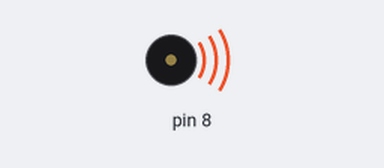
The sketch below on a simulated Arduino Uno, built with avr-gcc and run on an emulated ATmega328P. Parts: buzzer (waves = sounding).

Above: at 0.12 s.
At 7.5 s:
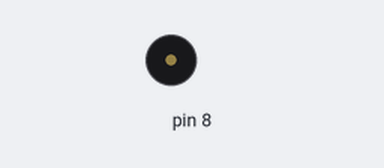
Timing chart, 0 to 8.7 s (numbered marks = the images above):
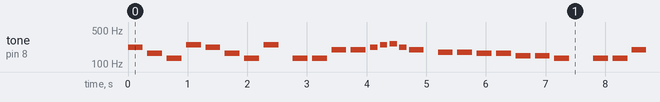

The sketch:

2021digital15-1.ino
```cpp
/*
  Melody
 */
#define NOTE_C3  131
#define NOTE_D3  147
#define NOTE_E3  165
#define NOTE_F3  175
#define NOTE_G3  196
#define NOTE_A3  220
#define NOTE_B3  247
#define NOTE_C4  262

// notes in the melody:
int melody[] = {
  NOTE_A3, NOTE_E3, NOTE_C3, NOTE_B3, NOTE_A3, NOTE_E3, NOTE_C3, NOTE_B3, 0,
  NOTE_C3, NOTE_C3, NOTE_G3, NOTE_G3, NOTE_A3, NOTE_B3, NOTE_C4, NOTE_A3,
  NOTE_G3, 0, NOTE_F3, NOTE_F3, NOTE_E3, NOTE_E3, NOTE_D3, NOTE_D3, NOTE_C3, 0,
  NOTE_C3, NOTE_C3, NOTE_G3, NOTE_G3, NOTE_A3, NOTE_B3, NOTE_C4, NOTE_A3,
  NOTE_G3, 0, NOTE_D3, NOTE_D3, NOTE_C3, NOTE_E3, NOTE_D3, NOTE_D3, NOTE_C3,
  NOTE_A3, 0
};

// note durations: 4 = quarter note, 8 = eighth note, etc.:
int noteDurations[] = {
  4, 4, 4, 4, 4, 4, 4, 4, 8,
  4, 4, 4, 4, 8, 8, 8, 8, 4, 8,
  4, 4, 4, 4, 4, 4, 4, 4,
  4, 4, 4, 4, 8, 8, 8, 8, 4, 8,
  4, 4, 4, 4, 4, 4, 4, 2, 8
};

void setup() {
  // iterate over the notes of the melody:
}

void loop() {
  for (int thisNote = 0; thisNote < 45; thisNote++) {

    int noteDuration = 1000 / noteDurations[thisNote];
    tone(8, melody[thisNote], noteDuration);

      int pauseBetweenNotes = noteDuration * 1.3;
    delay(pauseBetweenNotes);

    noTone(8);
  }
  delay(200);
}
```

Measured:
- by itself, tone on pin 8: plays 220 Hz for 0.25 s, 165 Hz for 0.25 s, 131 Hz for 0.25 s, 247 Hz for 0.25 s, 220 Hz for 0.25 s, 165 Hz for 0.25 s … (402 notes in this stretch)
